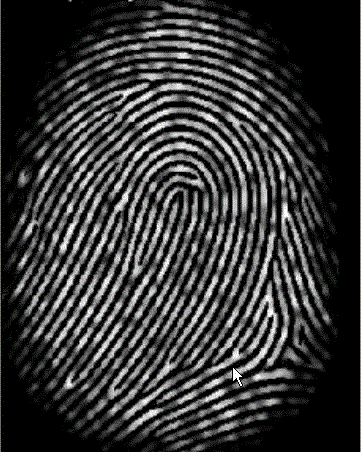
%> input picture finger.gif, 361 x 452 px
$ octave Base.m   (GNU Octave 9; MATLAB toolbox functions it lacks are replaced by stand-ins)
%> lines starting %> are read from the running program, lines starting %| are printed output that depends on the picture; in (x1, y1, x2, y2) boxes, pixels count from 0 and x2, y2 are one past the last pixel; in counts of white or black regions, pixels touching at a corner belong together; the program's own positions count from 1
### enhance.m
function [ I ] = enhance( I )
%I=imread('finger.gif');
%I=histeq(I);
% I = 255-I;
[r,c] = size(I);
r1=floor(r/4)*4;
c1=floor(c/4)*4;
inner = zeros(r1,c1);
%figure,imshow(I);
for i=1:4:r1
   for j=1:4:c1
      a=i+3;
      b=j+3;
      F=fft2( I(i:a,j:b) );
      factor=abs(F).^0.45;
      block = abs(ifft2(F.*factor));
      larv=max(block(:));
      if larv==0
          larv=1;
      end
      block= block./larv;
      inner(i:a,j:b) = block;
   end
end
I=inner;
%figure,imhist(I);
% I=uint8(I);
I=histeq(I);

%figure,imhist(I);
% I=255-I;
%figure,imshow(I);
%imwrite(I,'fftfinger','bmp');
%figure,imshow('finger1.gif');
end

### binarize.m
function [ I ] = binarize( I )
I = im2bw(I,0.55);
I = bwmorph(I,'clean');
% figure,imshow(I);
end

### direction.m
 function [p,z] = direction(image)
%image=adaptiveThres(image,16,0);

[w,h] = size(image);
direct = zeros(w,h);
gradient_times_value = zeros(w,h);
gradient_sq_minus_value = zeros(w,h);
gradient_for_bg_under = zeros(w,h);
W = 16;
theta = 0;
sum_value = 1;
bg_certainty = 0;
blockIndex = zeros(ceil(w/W),ceil(h/W));
%directionIndex = zeros(ceil(w/W),ceil(h/W));
times_value = 0;
minus_value = 0;
center = [];
filter_gradient = fspecial('sobel');
%to get x gradient
I_horizontal = filter2(filter_gradient,image);
%to get y gradient
filter_gradient = transpose(filter_gradient);
I_vertical = filter2(filter_gradient,image);
gradient_times_value=I_horizontal.*I_vertical;
gradient_sq_minus_value=(I_vertical-I_horizontal).*(I_vertical+I_horizontal);
gradient_for_bg_under = (I_horizontal.*I_horizontal) + (I_vertical.*I_vertical);
for i=1:W:w
    for j=1:W:h
        if j+W-1 < h & i+W-1 < w
            times_value = sum(sum(gradient_times_value(i:i+W-1, j:j+W-1)));
            minus_value = sum(sum(gradient_sq_minus_value(i:i+W-1, j:j+W-1)));
            sum_value = sum(sum(gradient_for_bg_under(i:i+W-1, j:j+W-1)));
            bg_certainty = 0;
            theta = 0;
            if sum_value ~= 0 & times_value ~=0
                %if sum_value ~= 0 & minus_value ~= 0 & times_value ~= 0
                bg_certainty = (times_value*times_value +minus_value*minus_value)/(W*W*sum_value);
                if bg_certainty > 0.05
                    blockIndex(ceil(i/W),ceil(j/W)) = 1;
                    %tan_value = atan2(minus_value,2*times_value);
                    tan_value = atan2(2*times_value,minus_value);
                    theta = (tan_value)/2 ;
                    theta = theta+pi/2;
                    center = [center;[round(i + (W-1)/2),round(j + (W-1)/2),theta]];
                end;
            end;
        end;
        times_value = 0;
        minus_value = 0;
        sum_value = 0;
    end;
end;
% if nargin == 2
%   imagesc(direct);
    colormap(gray);
    figure,imshow(direct);
    hold on;
    [u,v] = pol2cart(center(:,3),8);
    quiver(center(:,2),center(:,1),u,v,0,'g');
    hold off;
% end;
x = bwlabel(blockIndex,4);
y = bwmorph(x,'close');
z = bwmorph(y,'open');
p = bwperim(z);
end

### drawROI.m
function [roiImg,roiBound,roiArea] = drawROI(in,inBound,inArea)
[iw,ih]=size(in);
tmplate = zeros(iw,ih);
[w,h] = size(inArea);
tmp=zeros(iw,ih);
left = 1;
right = h;
upper = 1;
bottom = w;
le2ri = sum(inBound);
roiColumn = find(le2ri>0);
left = min(roiColumn);
right = max(roiColumn);
tr_bound = inBound';
up2dw=sum(tr_bound);
roiRow = find(up2dw>0);
upper = min(roiRow);
bottom = max(roiRow);
%cut out the ROI region image
%show background,bound,innerArea with different gray intensity:0,100,200
for i = upper:1:bottom
    for j = left:1:right
        if inBound(i,j) == 135
            tmplate(16*i-15:16*i,16*j-15:16*j) = 200;
            tmp(16*i-15:16*i,16*j-15:16*j) = 1;
        elseif inArea(i,j) == 1 & inBound(i,j) ~=1
            tmplate(16*i-15:16*i,16*j-15:16*j) = 100;
            tmp(16*i-15:16*i,16*j-15:16*j) = 1;
        end;
    end;
end;
in=in.*tmp;
roiImg = in(16*upper-15:16*bottom,16*left-15:16*right);
roiBound = inBound(upper:bottom,left:right);
roiArea = inArea(upper:bottom,left:right);
%inner area
roiArea = im2double(roiArea) - im2double(roiBound);
% if nargin == 3
    colormap(gray);
%     imagesc(tmplate);
%  end;
% figure,imshow(roiImg);

### Base.m
I=imread('finger.gif');
%> I: size 452x361 uint8; min 0, max 251, mean 52.2
% figure,imshow(I);
I=enhance(I);
%> after the loop in enhance, `for i=1:4:r1`:
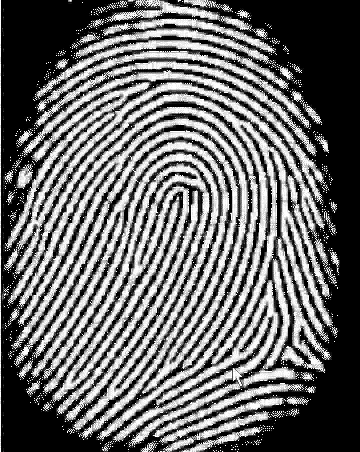
%> inner: size 452x360 double; min 0, max 1, mean 0.417
% figure,imshow(I);
I=binarize(I);
%> in binarize, `I = im2bw(I,0.55);`:
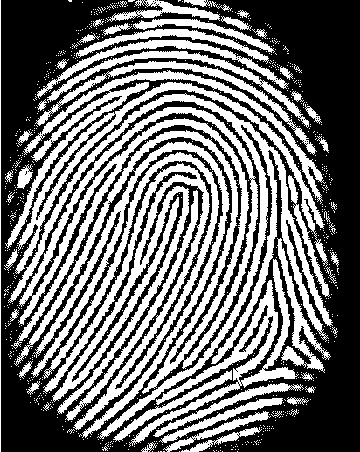
%> I: size 452x360 logical; 44.6% white; 868 white regions (814 under 20 px), largest, box (x1, y1, x2, y2) and area: (11, 107, 258, 438) 17672, (43, 152, 219, 430) 12673, (5, 70, 328, 274) 9118
%figure,imshow(I);
% figure,imshow(I);
%I=segment(I);
[p,z]=direction(I);
%> in direction, `gradient_for_bg_under = (I_horizontal.*I_horizontal) + (I_vertical.*I_..`:
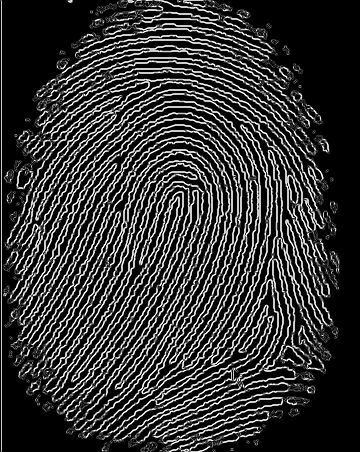
%> gradient_for_bg_under: size 452x360 double; min 0, max 20, mean 4.21; drawn with min black and max white
%> after the loop in direction, `for i=1:W:w`: bg_certainty = 0; center = 504 rows, first 12: [9 9 1.56; 9 73 0.202; 9 121 2.93; 9 137 3.07; 9 153 3.14; 9 169 0.146; 9 185 0.0934; 9 201 0.132; 9 217 0.347; 9 233 0.0482; 9 249 0.319; 25 105 2.73]; tan_value = 2.88; theta = 0
%> in direction, `[u,v] = pol2cart(center(:,3),8);`: u = 504 values, max 8 at index 53, min -8 at index 5, mean -1.88; v = 504 values, max 8 at index 211, min 0.0203 at index 5, mean 5.57
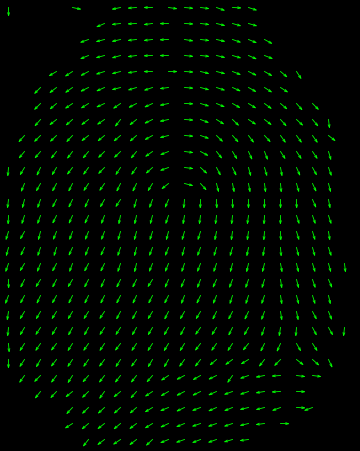
%> figure redrawn from the program's plot data
%> p: size 29x23 logical; 12.4% white in thin lines or dots
%> z: size 29x23 logical; 78.1% white; 3 black regions, box (x1, y1, x2, y2) and area: (16, 0, 23, 29) 97, (0, 0, 5, 8) 29, (0, 24, 5, 29) 20
% figure,imshow(p);figure,imshow(z);
[Im,p,z]=drawROI(I,p,z);
%> in drawROI, `le2ri = sum(inBound);`: le2ri = 23 values, max 16 at index 1, min 0 at index 22, mean 3.61
%> in drawROI, `roiColumn = find(le2ri>0);`: roiColumn = 21 values from 1 to 21
%> in drawROI, `left = min(roiColumn);`: left = 1
%> in drawROI, `right = max(roiColumn);`: right = 21
%> in drawROI, `tr_bound = inBound';`:
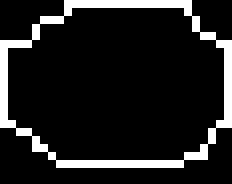
%> tr_bound: size 23x29 logical (shown 8 times larger); 12.4% white in thin lines or dots
%> in drawROI, `up2dw=sum(tr_bound);`: up2dw = 29 values, max 11 at index 1, min 2 at index 2, mean 2.86
%> in drawROI, `roiRow = find(up2dw>0);`: roiRow = 29 values from 1 to 29
%> in drawROI, `upper = min(roiRow);`: upper = 1
%> the loop in drawROI, `for i = upper:1:bottom` made 29 passes
%> after the loop in drawROI, `for i = upper:1:bottom`:
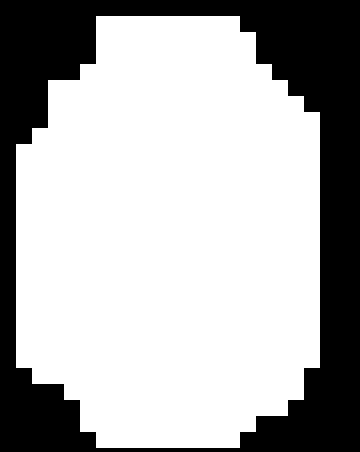
%> tmp: size 452x360 double; values 0 (black) and 1 (white), 68.9% white; 1 black region, box (x1, y1, x2, y2) and area: (0, 0, 360, 452) 50592
%> in drawROI, `in=in.*tmp;`:
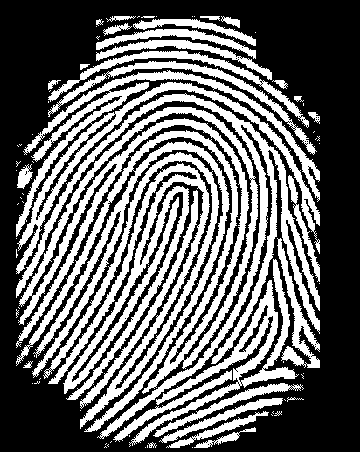
%> in: size 452x360 double; values 0 (black) and 1 (white), 41% white; 83 white regions (50 under 20 px), largest, box (x1, y1, x2, y2) and area: (16, 107, 258, 432) 17627, (43, 152, 219, 429) 12352, (16, 70, 320, 274) 8842
%> the run ends on the next line
